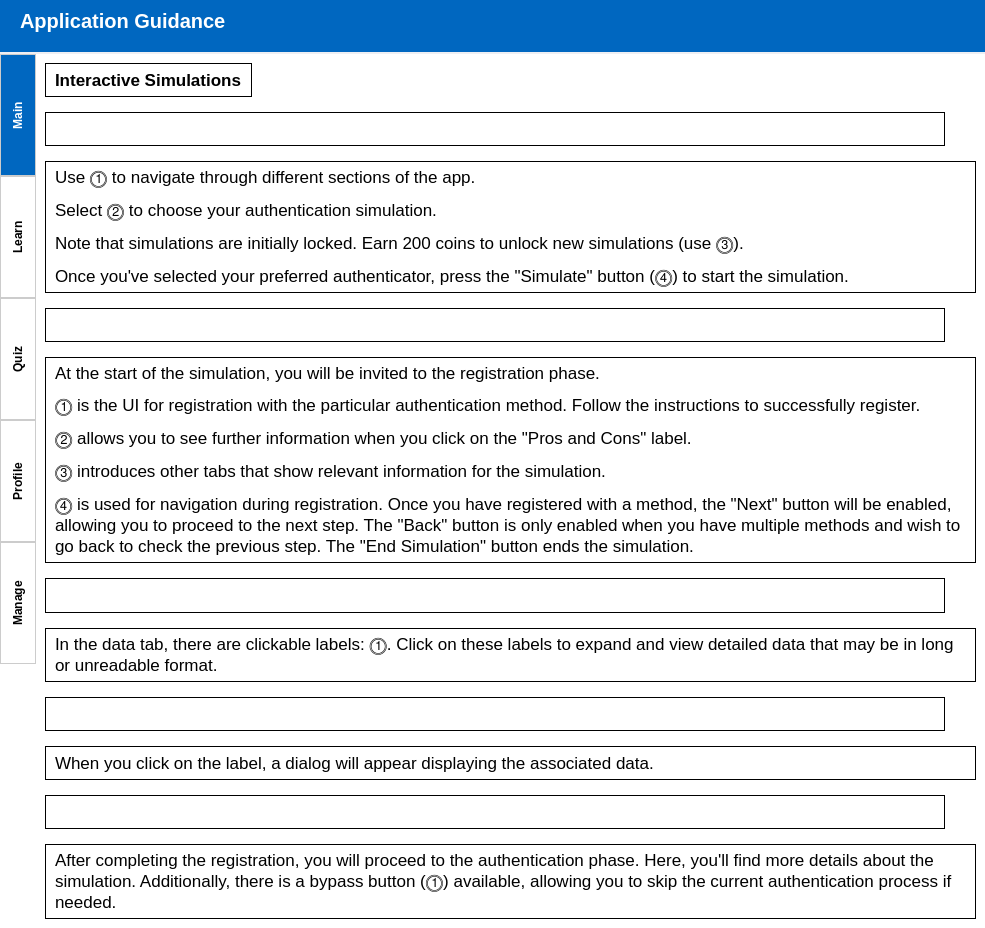
<?xml version="1.0" encoding="UTF-8"?>
<ui version="4.0">
 <class>MainWindow</class>
 <widget class="QMainWindow" name="MainWindow">
  <property name="geometry">
   <rect>
    <x>0</x>
    <y>0</y>
    <width>985</width>
    <height>928</height>
   </rect>
  </property>
  <property name="maximumSize">
   <size>
    <width>985</width>
    <height>16777215</height>
   </size>
  </property>
  <property name="windowTitle">
   <string>MainWindow</string>
  </property>
  <widget class="QWidget" name="centralwidget">
   <property name="styleSheet">
    <string notr="true">#centralwidget {
	background-color: #fff;
}

#top_bar {
	border: none;
	padding-bottom: 10px;
	border-bottom: 2px solid #eeeff3;
	background-color: #0067c0;
}

#section_title {
	font-size: 15pt;
    font-weight: bold;
	color: #fff;
}

#help_content {
	background-color: white;
}

#tabWidget {
	border: none;
}

QTabBar::tab {
   	background-color: #fff;
   	border: 1px solid #ccc;
   	padding: 10px;
	font-weight: bold;
	height: 100px;
}

QTabBar::tab:selected, QTabBar::tab:hover {
    background-color: #0067c0;
	color: #fff;
}

#page1 {
	background-color: #fff;
}

#tabWidget .QLabel {
	border: 1px solid #000;
	padding: 5px;
	font-size: 13pt;
}

#heading1, #heading2, #heading3, #heading4, #heading5 {
	border: none;
	border-bottom: 3px solid #000;
	padding: 5px;
	font-weight: bold;
	font-size: 16pt;
}</string>
   </property>
   <layout class="QVBoxLayout" name="verticalLayout">
    <property name="spacing">
     <number>0</number>
    </property>
    <property name="leftMargin">
     <number>0</number>
    </property>
    <property name="topMargin">
     <number>0</number>
    </property>
    <property name="rightMargin">
     <number>0</number>
    </property>
    <property name="bottomMargin">
     <number>0</number>
    </property>
    <item>
     <widget class="QFrame" name="top_bar">
      <layout class="QHBoxLayout" name="horizontalLayout">
       <property name="leftMargin">
        <number>20</number>
       </property>
       <item>
        <widget class="QLabel" name="section_title">
         <property name="sizePolicy">
          <sizepolicy hsizetype="Preferred" vsizetype="Maximum">
           <horstretch>0</horstretch>
           <verstretch>0</verstretch>
          </sizepolicy>
         </property>
         <property name="text">
          <string>Application Guidance</string>
         </property>
        </widget>
       </item>
      </layout>
     </widget>
    </item>
    <item>
     <widget class="QTabWidget" name="tabWidget">
      <property name="tabPosition">
       <enum>QTabWidget::West</enum>
      </property>
      <property name="currentIndex">
       <number>0</number>
      </property>
      <widget class="QWidget" name="tab">
       <attribute name="title">
        <string>Main</string>
       </attribute>
       <attribute name="toolTip">
        <string>Main Section</string>
       </attribute>
       <layout class="QVBoxLayout" name="verticalLayout_3">
        <property name="spacing">
         <number>0</number>
        </property>
        <property name="leftMargin">
         <number>0</number>
        </property>
        <property name="topMargin">
         <number>0</number>
        </property>
        <property name="rightMargin">
         <number>0</number>
        </property>
        <property name="bottomMargin">
         <number>0</number>
        </property>
        <item>
         <widget class="QScrollArea" name="scrollArea">
          <property name="frameShape">
           <enum>QFrame::NoFrame</enum>
          </property>
          <property name="widgetResizable">
           <bool>true</bool>
          </property>
          <widget class="QWidget" name="page1">
           <property name="geometry">
            <rect>
             <x>0</x>
             <y>0</y>
             <width>924</width>
             <height>4172</height>
            </rect>
           </property>
           <layout class="QVBoxLayout" name="verticalLayout_2">
            <property name="spacing">
             <number>15</number>
            </property>
            <item>
             <widget class="QLabel" name="heading1">
              <property name="sizePolicy">
               <sizepolicy hsizetype="Maximum" vsizetype="Preferred">
                <horstretch>0</horstretch>
                <verstretch>0</verstretch>
               </sizepolicy>
              </property>
              <property name="font">
               <font>
                <pointsize>13</pointsize>
                <weight>75</weight>
                <bold>true</bold>
               </font>
              </property>
              <property name="text">
               <string>Interactive Simulations</string>
              </property>
             </widget>
            </item>
            <item>
             <widget class="QLabel" name="label_7">
              <property name="maximumSize">
               <size>
                <width>900</width>
                <height>650</height>
               </size>
              </property>
              <property name="text">
               <string/>
              </property>
              <property name="pixmap">
               <pixmap>../resources/images/help/main.png</pixmap>
              </property>
              <property name="scaledContents">
               <bool>true</bool>
              </property>
             </widget>
            </item>
            <item>
             <widget class="QLabel" name="label_1">
              <property name="text">
               <string>&lt;p&gt;Use ⓵ to navigate through different sections of the app.&lt;/p&gt;&lt;p&gt;Select ⓶ to choose your authentication simulation.&lt;/p&gt;&lt;p&gt;Note that simulations are initially locked. Earn 200 coins to unlock new simulations (use ⓷).&lt;/p&gt;&lt;p&gt;Once you've selected your preferred authenticator, press the &quot;Simulate&quot; button (⓸) to start the simulation.&lt;/p&gt;</string>
              </property>
              <property name="wordWrap">
               <bool>true</bool>
              </property>
             </widget>
            </item>
            <item>
             <widget class="QLabel" name="label_4">
              <property name="maximumSize">
               <size>
                <width>900</width>
                <height>650</height>
               </size>
              </property>
              <property name="text">
               <string/>
              </property>
              <property name="pixmap">
               <pixmap>../resources/images/help/simulate1.png</pixmap>
              </property>
              <property name="scaledContents">
               <bool>true</bool>
              </property>
             </widget>
            </item>
            <item>
             <widget class="QLabel" name="label_2">
              <property name="text">
               <string>&lt;p&gt;At the start of the simulation, you will be invited to the registration phase.&lt;/p&gt;
&lt;p&gt;⓵ is the UI for registration with the particular authentication method. Follow the instructions to successfully register.&lt;/p&gt;
&lt;p&gt;⓶ allows you to see further information when you click on the &quot;Pros and Cons&quot; label.&lt;/p&gt;
&lt;p&gt;⓷ introduces other tabs that show relevant information for the simulation.&lt;/p&gt;
&lt;p&gt;⓸ is used for navigation during registration. Once you have registered with a method, the &quot;Next&quot; button will be enabled, allowing you to proceed to the next step. The &quot;Back&quot; button is only enabled when you have multiple methods and wish to go back to check the previous step. The &quot;End Simulation&quot; button ends the simulation.&lt;/p&gt;</string>
              </property>
              <property name="wordWrap">
               <bool>true</bool>
              </property>
             </widget>
            </item>
            <item>
             <widget class="QLabel" name="label_6">
              <property name="maximumSize">
               <size>
                <width>900</width>
                <height>650</height>
               </size>
              </property>
              <property name="text">
               <string/>
              </property>
              <property name="pixmap">
               <pixmap>../resources/images/help/simulate2.png</pixmap>
              </property>
              <property name="scaledContents">
               <bool>true</bool>
              </property>
             </widget>
            </item>
            <item>
             <widget class="QLabel" name="label_3">
              <property name="text">
               <string>&lt;p&gt;In the data tab, there are clickable labels: ⓵. Click on these labels to expand and view detailed data that may be in long or unreadable format.&lt;/p&gt;</string>
              </property>
              <property name="wordWrap">
               <bool>true</bool>
              </property>
             </widget>
            </item>
            <item>
             <widget class="QLabel" name="label_8">
              <property name="maximumSize">
               <size>
                <width>900</width>
                <height>650</height>
               </size>
              </property>
              <property name="text">
               <string/>
              </property>
              <property name="pixmap">
               <pixmap>../resources/images/help/simulate3.PNG</pixmap>
              </property>
              <property name="scaledContents">
               <bool>true</bool>
              </property>
             </widget>
            </item>
            <item>
             <widget class="QLabel" name="label_9">
              <property name="text">
               <string>&lt;p&gt;When you click on the label, a dialog will appear displaying the associated data.&lt;/p&gt;</string>
              </property>
              <property name="wordWrap">
               <bool>true</bool>
              </property>
             </widget>
            </item>
            <item>
             <widget class="QLabel" name="label_10">
              <property name="maximumSize">
               <size>
                <width>900</width>
                <height>650</height>
               </size>
              </property>
              <property name="text">
               <string/>
              </property>
              <property name="pixmap">
               <pixmap>../resources/images/help/simulate4.png</pixmap>
              </property>
              <property name="scaledContents">
               <bool>true</bool>
              </property>
             </widget>
            </item>
            <item>
             <widget class="QLabel" name="label">
              <property name="text">
               <string>&lt;p&gt;After completing the registration, you will proceed to the authentication phase. Here, you'll find more details about the simulation. Additionally, there is a bypass button (⓵) available, allowing you to skip the current authentication process if needed.&lt;/p&gt;</string>
              </property>
              <property name="wordWrap">
               <bool>true</bool>
              </property>
             </widget>
            </item>
           </layout>
          </widget>
         </widget>
        </item>
       </layout>
      </widget>
      <widget class="QWidget" name="tab_3">
       <attribute name="title">
        <string>Learn</string>
       </attribute>
       <attribute name="toolTip">
        <string>Learn Section</string>
       </attribute>
       <layout class="QVBoxLayout" name="verticalLayout_4">
        <property name="spacing">
         <number>15</number>
        </property>
        <item>
         <widget class="QLabel" name="heading2">
          <property name="sizePolicy">
           <sizepolicy hsizetype="Maximum" vsizetype="Maximum">
            <horstretch>0</horstretch>
            <verstretch>0</verstretch>
           </sizepolicy>
          </property>
          <property name="text">
           <string>Educational Resources</string>
          </property>
         </widget>
        </item>
        <item>
         <widget class="QLabel" name="label_12">
          <property name="maximumSize">
           <size>
            <width>900</width>
            <height>650</height>
           </size>
          </property>
          <property name="text">
           <string/>
          </property>
          <property name="pixmap">
           <pixmap>../resources/images/help/learn.png</pixmap>
          </property>
          <property name="scaledContents">
           <bool>true</bool>
          </property>
         </widget>
        </item>
        <item>
         <widget class="QLabel" name="label_5">
          <property name="maximumSize">
           <size>
            <width>900</width>
            <height>16777215</height>
           </size>
          </property>
          <property name="text">
           <string>&lt;p&gt;In ⓵, you'll find all the reading lists. Click to view notes based on the topic.&lt;/p&gt;
&lt;p&gt;Use the toolbar (⓶) to collapse the side panel for a larger reading screen. Navigate between pages easily using the up and down arrows.&lt;/p&gt;
&lt;p&gt;Customize your reading experience with ⓷. Adjust font size and choose your preferred colour theme.&lt;/p&gt;</string>
          </property>
          <property name="wordWrap">
           <bool>true</bool>
          </property>
         </widget>
        </item>
       </layout>
      </widget>
      <widget class="QWidget" name="tab_4">
       <attribute name="title">
        <string>Quiz</string>
       </attribute>
       <attribute name="toolTip">
        <string>Quiz Section</string>
       </attribute>
       <layout class="QVBoxLayout" name="verticalLayout_7">
        <property name="spacing">
         <number>15</number>
        </property>
        <item>
         <widget class="QLabel" name="heading3">
          <property name="sizePolicy">
           <sizepolicy hsizetype="Maximum" vsizetype="Maximum">
            <horstretch>0</horstretch>
            <verstretch>0</verstretch>
           </sizepolicy>
          </property>
          <property name="text">
           <string>Quiz Your Understanding</string>
          </property>
         </widget>
        </item>
        <item>
         <widget class="QLabel" name="label_18">
          <property name="maximumSize">
           <size>
            <width>900</width>
            <height>650</height>
           </size>
          </property>
          <property name="text">
           <string/>
          </property>
          <property name="pixmap">
           <pixmap>../resources/images/help/quiz.png</pixmap>
          </property>
          <property name="scaledContents">
           <bool>true</bool>
          </property>
         </widget>
        </item>
        <item>
         <widget class="QLabel" name="label_11">
          <property name="maximumSize">
           <size>
            <width>900</width>
            <height>16777215</height>
           </size>
          </property>
          <property name="text">
           <string>&lt;p&gt;⓵ shows 3 types of quiz, each utilising preset configurations. Click on each to view its description.&lt;/p&gt;
&lt;p&gt;When you're ready to start, click on the &quot;Begin Quiz&quot; button (⓶) to start your quiz journey.&lt;/p&gt;
&lt;p&gt;⓷ is for more advanced user, you can customise the settings to suit your training purpose. Click &quot;Amend&quot; button (⓸) to confirm your settings and begin the quiz.&lt;/p&gt;</string>
          </property>
          <property name="wordWrap">
           <bool>true</bool>
          </property>
         </widget>
        </item>
       </layout>
      </widget>
      <widget class="QWidget" name="tab_5">
       <attribute name="title">
        <string>Profile</string>
       </attribute>
       <attribute name="toolTip">
        <string>Profile Section</string>
       </attribute>
       <layout class="QVBoxLayout" name="verticalLayout_6">
        <property name="spacing">
         <number>15</number>
        </property>
        <item>
         <widget class="QLabel" name="heading4">
          <property name="sizePolicy">
           <sizepolicy hsizetype="Maximum" vsizetype="Maximum">
            <horstretch>0</horstretch>
            <verstretch>0</verstretch>
           </sizepolicy>
          </property>
          <property name="text">
           <string>User Profile and Awards</string>
          </property>
         </widget>
        </item>
        <item>
         <widget class="QLabel" name="label_15">
          <property name="maximumSize">
           <size>
            <width>900</width>
            <height>650</height>
           </size>
          </property>
          <property name="text">
           <string/>
          </property>
          <property name="pixmap">
           <pixmap>../resources/images/help/profile.png</pixmap>
          </property>
          <property name="scaledContents">
           <bool>true</bool>
          </property>
         </widget>
        </item>
        <item>
         <widget class="QLabel" name="label_17">
          <property name="maximumSize">
           <size>
            <width>900</width>
            <height>16777215</height>
           </size>
          </property>
          <property name="text">
           <string>&lt;p&gt;We all love stats and achievements of what we did, don't we? Here, you can see the badges earned and other relevant accomplishment throughout the use of the app. Additionally, in ⓵, you can find out more about areas of improvement from your quiz history and book reading to-do list.&lt;/p&gt;</string>
          </property>
          <property name="wordWrap">
           <bool>true</bool>
          </property>
         </widget>
        </item>
       </layout>
      </widget>
      <widget class="QWidget" name="tab_2">
       <attribute name="title">
        <string>Manage</string>
       </attribute>
       <attribute name="toolTip">
        <string>Manage Section</string>
       </attribute>
       <layout class="QVBoxLayout" name="verticalLayout_5">
        <property name="spacing">
         <number>15</number>
        </property>
        <item>
         <widget class="QLabel" name="heading5">
          <property name="sizePolicy">
           <sizepolicy hsizetype="Maximum" vsizetype="Maximum">
            <horstretch>0</horstretch>
            <verstretch>0</verstretch>
           </sizepolicy>
          </property>
          <property name="text">
           <string>Administration and Controls</string>
          </property>
         </widget>
        </item>
        <item>
         <widget class="QLabel" name="label_14">
          <property name="maximumSize">
           <size>
            <width>900</width>
            <height>650</height>
           </size>
          </property>
          <property name="text">
           <string/>
          </property>
          <property name="pixmap">
           <pixmap>../resources/images/help/manage.png</pixmap>
          </property>
          <property name="scaledContents">
           <bool>true</bool>
          </property>
         </widget>
        </item>
        <item>
         <widget class="QLabel" name="label_13">
          <property name="maximumSize">
           <size>
            <width>900</width>
            <height>16777215</height>
           </size>
          </property>
          <property name="text">
           <string>&lt;p&gt;In ⓵, you can adjust settings related to the application, such as notifications, preferences, and shortcut settings. Click on ⓶ if you would like to find out more about the app.&lt;/p&gt;
&lt;p&gt;Use reset button (⓷) to reset for a fresh start. Please exercise caution with this option, as it will remove all data, including your progress and settings.&lt;/p&gt;</string>
          </property>
          <property name="wordWrap">
           <bool>true</bool>
          </property>
         </widget>
        </item>
       </layout>
      </widget>
     </widget>
    </item>
   </layout>
  </widget>
 </widget>
 <resources/>
 <connections/>
</ui>
